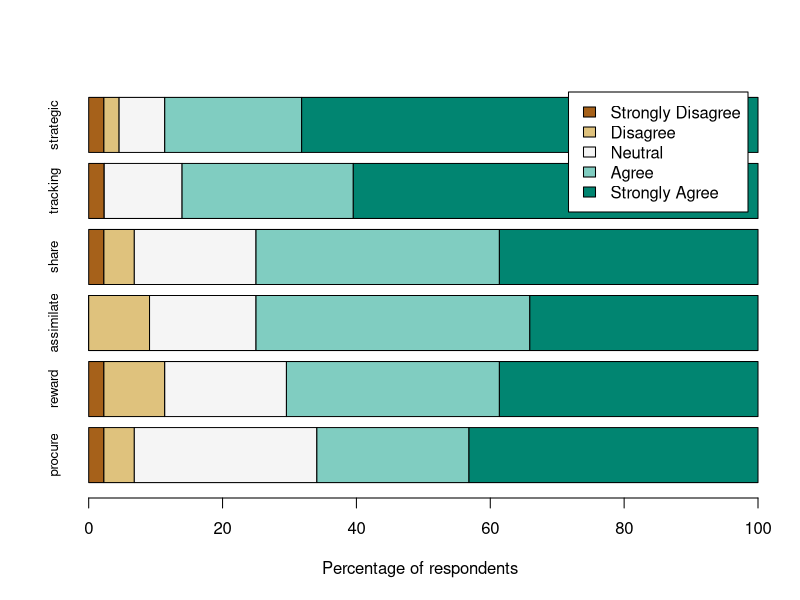

The R source for this figure:
# total nonsense

library(RColorBrewer)

args <- commandArgs(TRUE)
outFile = args[1]

survey <- read.csv("survey_results.csv",head=TRUE)

# factors make sure all 5 options are represented, even if a particular option
# was never chosen for a particular question
strategic <- table(factor(survey$strategic, levels = c(1:5)))
tracking <- table(factor(survey$tracking, levels = c(1:5)))
goals <- table(factor(survey$goals, levels = c(1:5)))
cop <- table(factor(survey$cop, levels = c(1:5)))
reward <- table(factor(survey$reward, levels = c(1:5)))
mindelta <- table(factor(survey$mindelta, levels = c(1:5)))

# convert counts to percentages
perstrategic <- strategic / sum(strategic) * 100
pertracking <- tracking / sum(tracking) * 100
pergoals <- goals / sum(goals) * 100
percop <- cop / sum(cop) * 100
perreward <- reward / sum(reward) * 100
permindelta <- mindelta / sum(mindelta) * 100


counts <- rbind(permindelta, perreward, percop, pergoals, pertracking, perstrategic)

tcounts <- t(counts)
rownames(tcounts) <- c("Strongly Disagree", "Disagree", "Neutral", "Agree", "Strongly Agree")
#colnames(tcounts) <- c("Minimize\nDelta", "Reward\nIndividuals", "Apply\nKnowledge", "Share\nGoals", "Track\nTrends", "Strategic\nAdvantage")
colnames(tcounts) <- c("procure", "reward", "assimilate", "share", "tracking", "strategic")

print(tcounts)
png(outFile, width=600)
barplot(tcounts,
    horiz=TRUE,
    xlab="Percentage of respondents",
    col=brewer.pal(5,"BrBG"),
    legend = rownames(tcounts),
    cex.names=0.8
   )
